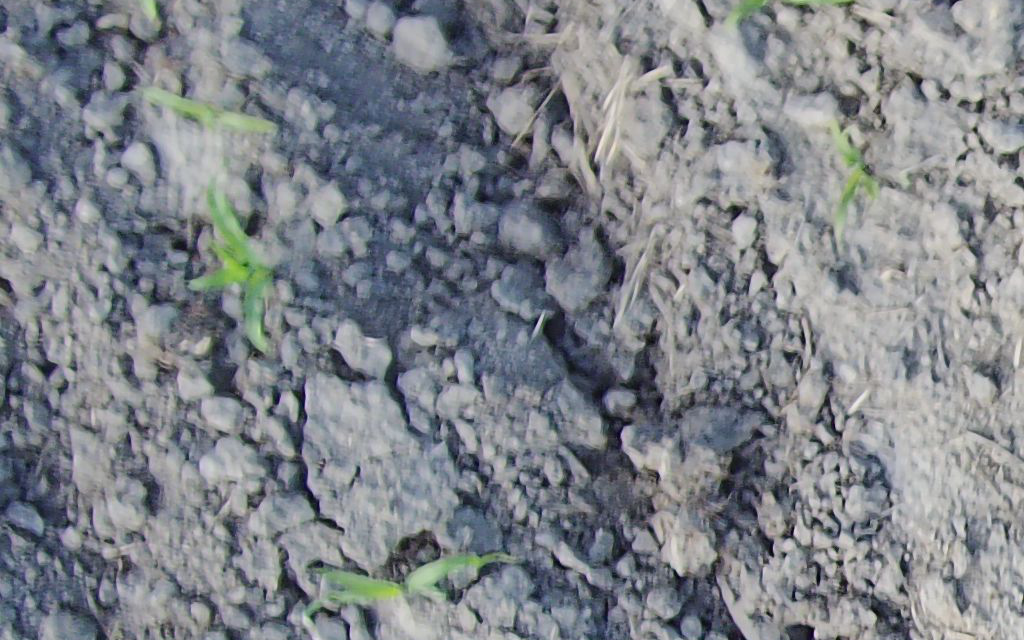
#> input picture prompts/512_corn/0011.png, 1024 x 640 px, found by its file name
$ python data_process.py   (older library calls are emulated)
#> lines starting #> are read from the running program, lines starting #| are printed output that depends on the picture; after the words box and inside, x2 and y2 are one past the last pixel; in counts of white or black regions, pixels touching at a corner belong together
from PIL import Image
import numpy as np
import shutil
import cv2
import os

# [100 lines left out: functions center_crop_resize, center_crop_resize2, resize_to_target, not called in this run]


def decrease_exposure(image_path, output_path, factor=0.5):
    """
    降低图像曝光度
    :param image_path: 输入图像路径
    :param output_path: 输出路径
    :param factor: 曝光度系数 (0-1)，默认0.5
    """
#> called with output_path = '/home/cx_wchn/lnwang/Data/demo', factor = 0.8
    output_frame_name = image_path.split("/")[-1]
    output_frame_path = os.path.join(output_path, output_frame_name)
    #shutil.copy(image_path, output_frame_path)

    # 读取图像
    image = cv2.imread(image_path)
#> image is the input picture: shape (640, 1024, 3); mean B, G, R 137.5, 131.3, 127
    if image is None:
        print("无法加载图像，请检查文件路径。")
        return

    # 处理图像曝光度
    image = image.astype(np.float32) / 255.0
    adjusted_image = np.clip(image * factor, 0, 1)
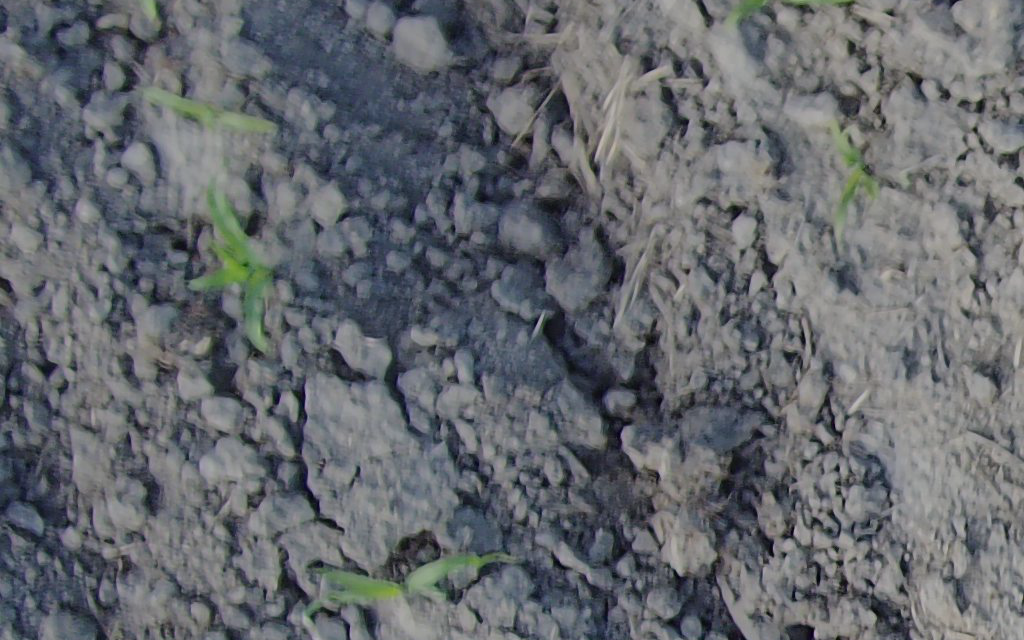
#> adjusted_image: shape (640, 1024, 3) float32; mean B, G, R 0.431, 0.412, 0.399
    adjusted_image = (adjusted_image * 255).astype(np.uint8)

    # 保存处理后的图像
    output_path = os.path.join(output_path, "low_" + output_frame_name)
    cv2.imwrite(output_path, adjusted_image)
    print(f"曝光度调整后的图像已保存到 {output_path}")

def increase_saturation(image_path, output_path, saturation_scale=1.5):
    """
    增加色彩饱和度
    :param image_path: 输入图像路径
    :param output_path: 输出路径
    :param saturation_scale: 饱和度增益系数，默认1.5
    """
#> called with output_path = '/home/cx_wchn/lnwang/Data/demo', saturation_scale = 1.5
    output_frame_name = image_path.split("/")[-1]
    output_frame_path = os.path.join(output_path, output_frame_name)
    shutil.copy(image_path, output_frame_path)

    # 读取图像
    image = cv2.imread(image_path)
    if image is None:
        print("无法加载图像，请检查文件路径。")
        return

    # 增加饱和度
    hsv_image = cv2.cvtColor(image, cv2.COLOR_BGR2HSV).astype(np.float32)
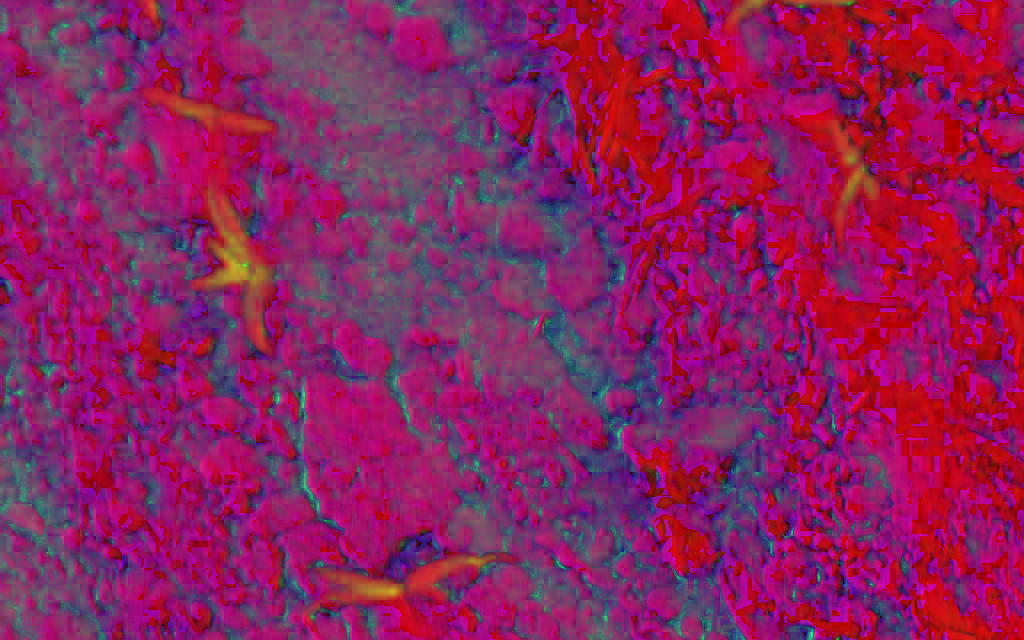
#> hsv_image: shape (640, 1024, 3) float32; mean B, G, R 94.7, 32.1, 140
    hsv_image[..., 1] *= saturation_scale
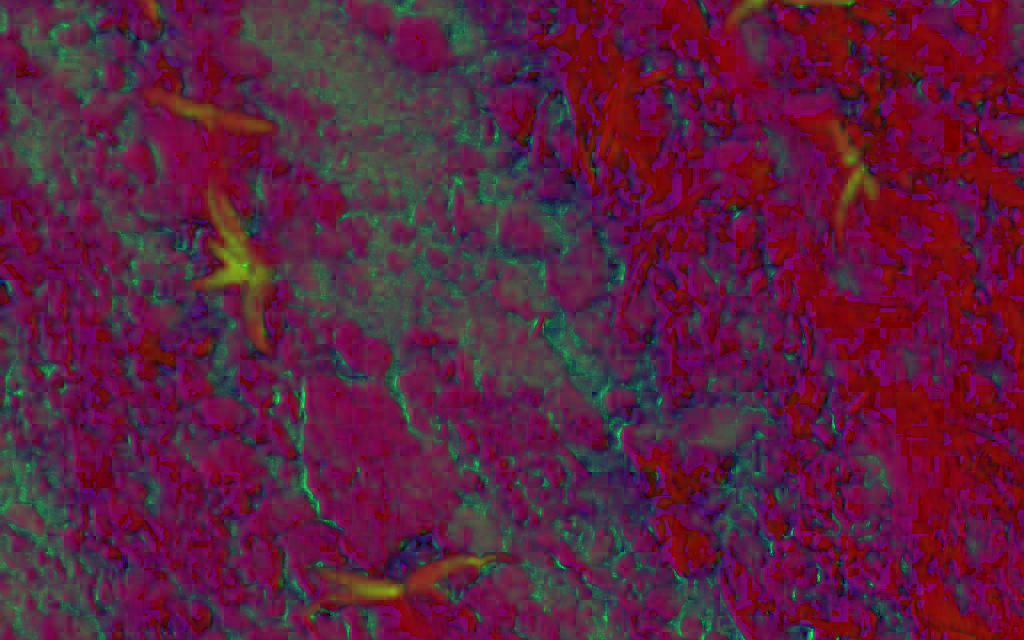
#> hsv_image: shape (640, 1024, 3) float32; mean B, G, R 94.7, 48.1, 140; drawn with min black and max white
    hsv_image[..., 1] = np.clip(hsv_image[..., 1], 0, 255)
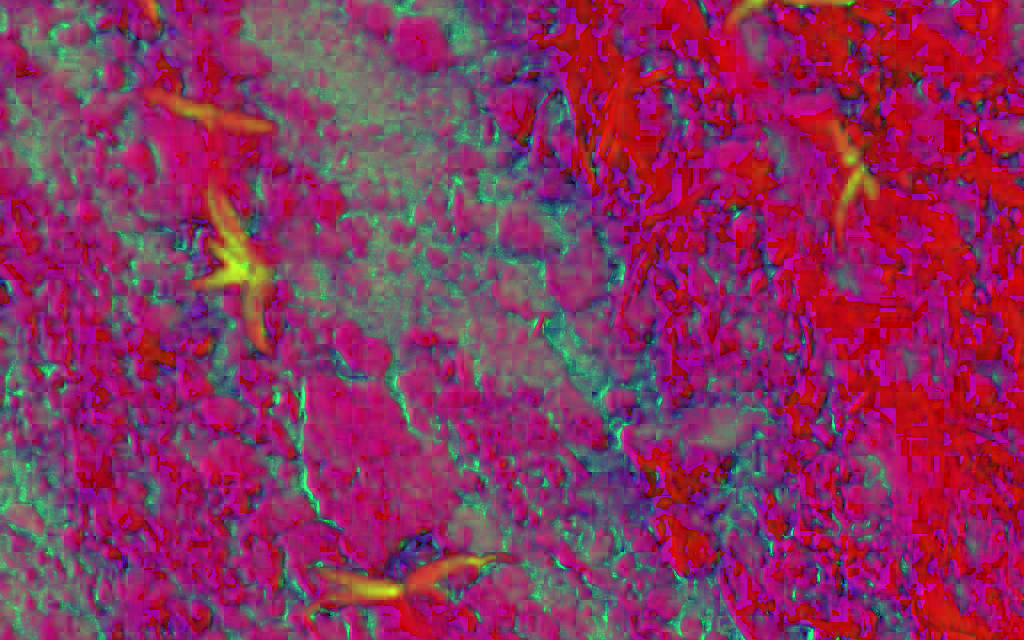
#> hsv_image: shape (640, 1024, 3) float32; 0.05% of pixels changed, all inside (x1, y1, x2, y2) = (18, 2, 954, 640)
    saturated_image = cv2.cvtColor(hsv_image.astype(np.uint8), cv2.COLOR_HSV2BGR)

    # 保存处理后的图像
    output_path = os.path.join(output_path, "saturated_" + output_frame_name)
    cv2.imwrite(output_path, saturated_image)
    print(f"饱和度增加后的图像已保存到 {output_path}")

def increase_contrast(image_path, output_path, contrast=1.1, brightness=-20):
    """
    增强图像对比度
    :param image_path: 输入图像路径
    :param output_path: 输出路径
    :param contrast: 对比度增益系数，默认1.5
    :param brightness: 亮度调节值，默认20
    """
#> called with output_path = '/home/cx_wchn/lnwang/Data/demo', contrast = 1.1, brightness = -20
    output_frame_name = image_path.split("/")[-1]
    output_frame_path = os.path.join(output_path, output_frame_name)
    shutil.copy(image_path, output_frame_path)

    # 读取图像
    image = cv2.imread(image_path)
    if image is None:
        print("无法加载图像，请检查文件路径。")
        return

    # 增强对比度和亮度
    contrasted_image = cv2.convertScaleAbs(image, alpha=contrast, beta=brightness)

    # 保存处理后的图像
    output_path = os.path.join(output_path, "contrast_" + output_frame_name)
    cv2.imwrite(output_path, contrasted_image)
    print(f"对比度增强后的图像已保存到 {output_path}")

# [38 lines left out: function undistort_image, not called in this run]

def undistort_image(image_path, output_path, camera_matrix=None, dist_coeffs=None):
    """
    校正图像边缘畸变
    :param image_path: 输入图像路径
    :param output_path: 输出图像路径
    :param camera_matrix: 相机内参矩阵（3x3）
    :param dist_coeffs: 畸变系数（1x5或1x4），如果未知则使用默认值
    """
    # 读取图像
    image = cv2.imread(image_path)
    if image is None:
        print("无法加载图像，请检查文件路径。")
        return

    h, w = image.shape[:2]

    # 如果没有提供相机矩阵和畸变系数，设置一些默认值
    if camera_matrix is None:
        # 近似的焦距（取图片宽度的0.8倍）
        focal_length = w * 0.8
        camera_matrix = np.array([[focal_length, 0, w / 2],
                                  [0, focal_length, h / 2],
                                  [0, 0, 1]], dtype=np.float32)

    if dist_coeffs is None:
        # 通用的桶形畸变系数，可以根据相机特性微调
        dist_coeffs = np.array([-0.3, 0.1, 0, 0], dtype=np.float32)

    # 生成新的校正后的相机矩阵
    new_camera_matrix, _ = cv2.getOptimalNewCameraMatrix(camera_matrix, dist_coeffs, (w, h), 1, (w, h))

    # 校正图像
    undistorted_image = cv2.undistort(image, camera_matrix, dist_coeffs, None, new_camera_matrix)

    # 保存处理后的图像
    output_path = os.path.join(output_path, "undistorted_" + image_path.split("/")[-1])
    cv2.imwrite(output_path, undistorted_image)
    print(f"校正后的图像已保存到 {output_path}")

image_path = '/home/cx_wchn/lnwang/Data/corn6/001/0016.jpg'
output_path = '/home/cx_wchn/lnwang/Data/demo'  # 替换为你的输出路径
undistort_image(image_path, output_path)

image_path = '/home/cx_wchn/lnwang/Data/corn6_crop/007_006/0011.png'
output_path = '/home/cx_wchn/lnwang/Data/demo'
decrease_exposure(image_path, output_path, factor=0.8)
increase_saturation(image_path, output_path, saturation_scale=1.5)
increase_contrast(image_path, output_path, contrast=1.1, brightness=-20)
decrease_exposure('/home/cx_wchn/lnwang/Data/demo/saturated_0011.png', output_path, factor=0.9)


# input_folder = '/home/cx_wchn/lnwang/DynamiCrafter-main/assets/test_proj'  # 输入高分辨率图像文件夹
# output_folder = '/home/cx_wchn/lnwang/DynamiCrafter-main/assets/test_crop'  # 输出文件夹
# resize_to_target(input_folder, output_folder)

$ run again, with prompts/512_corn/0008.png copied over prompts/512_corn/0011.png
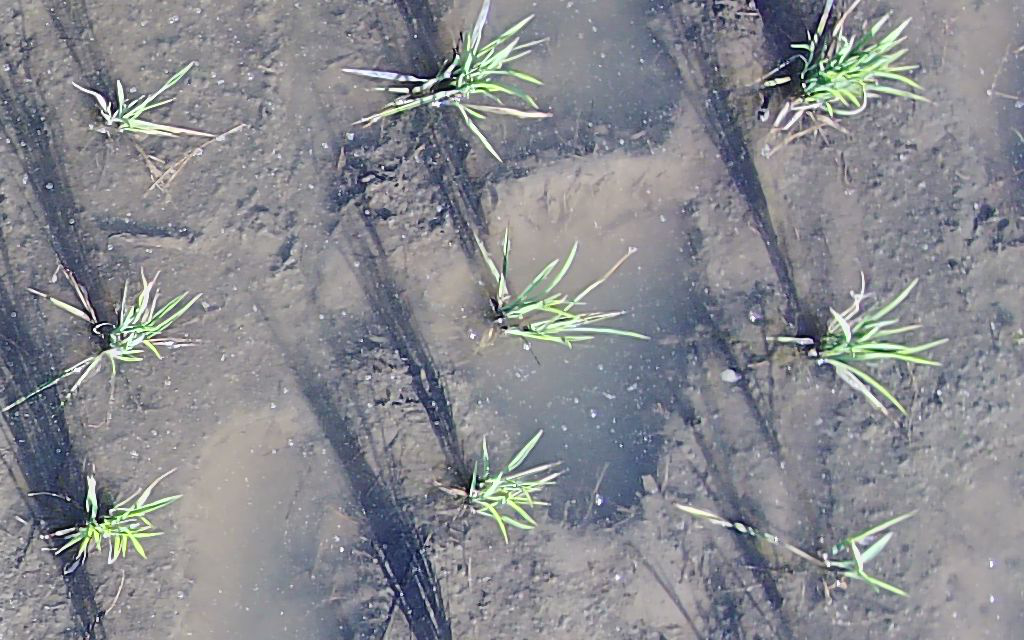
#> input picture prompts/512_corn/0008.png, 1024 x 640 px, found by its file name
#> in decrease_exposure, image is the input picture: shape (640, 1024, 3); mean B, G, R 142.4, 136.6, 135.2
#> in increase_saturation, `hsv_image[..., 1] = np.clip(hsv_image[..., 1], 0, 255)`:
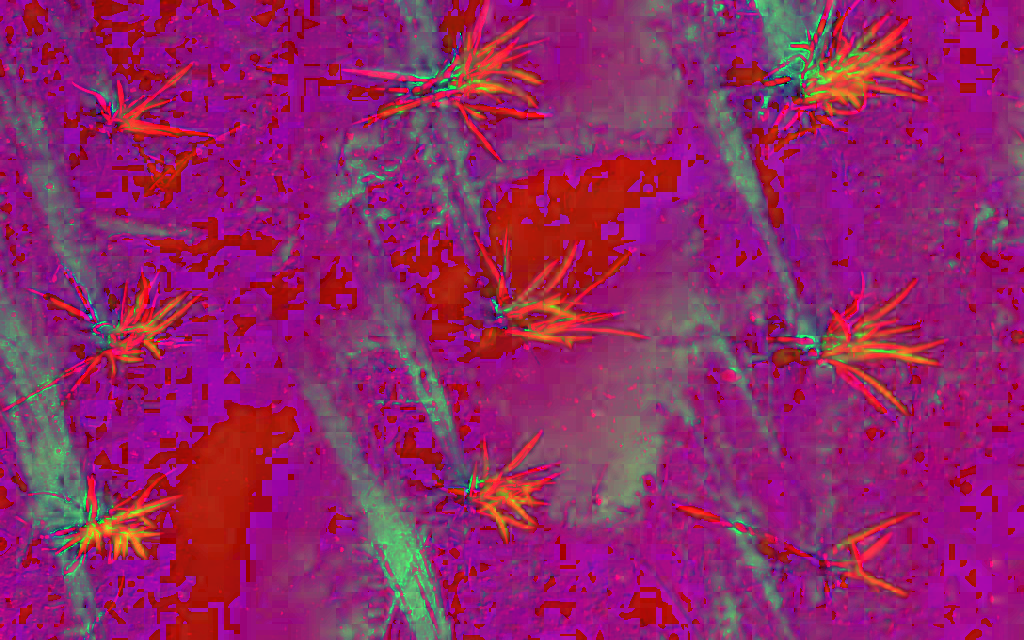
#> hsv_image: shape (640, 1024, 3) float32; mean B, G, R 106.5, 37.6, 145.3
#> in decrease_exposure (call 2), `adjusted_image = np.clip(image * factor, 0, 1)`:
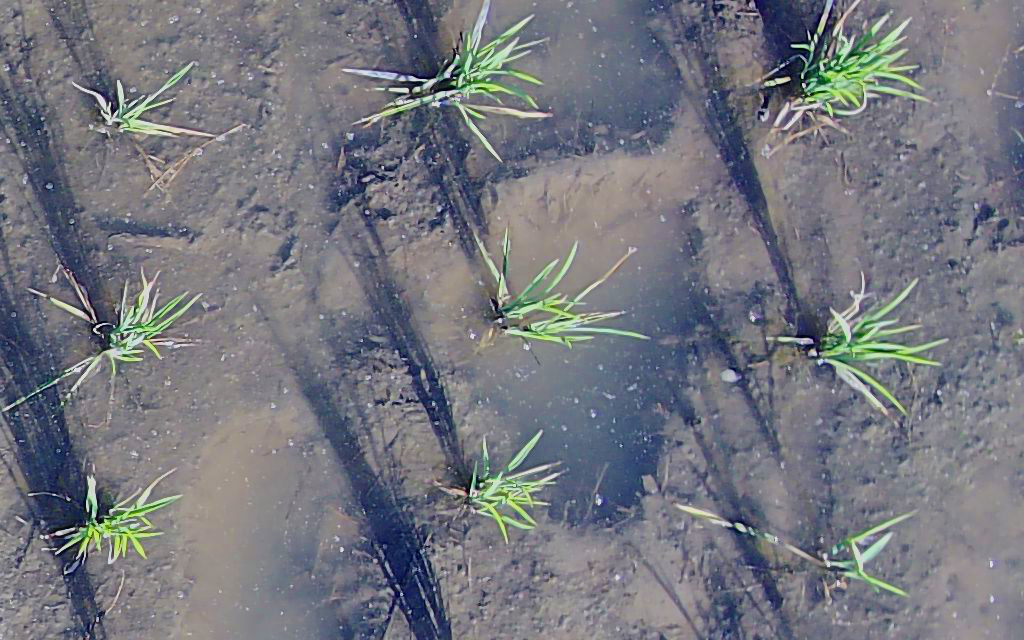
#> adjusted_image: shape (640, 1024, 3) float32; mean B, G, R 0.497, 0.465, 0.458

$ run again, with prompts/512_corn/0101.png copied over prompts/512_corn/0011.png
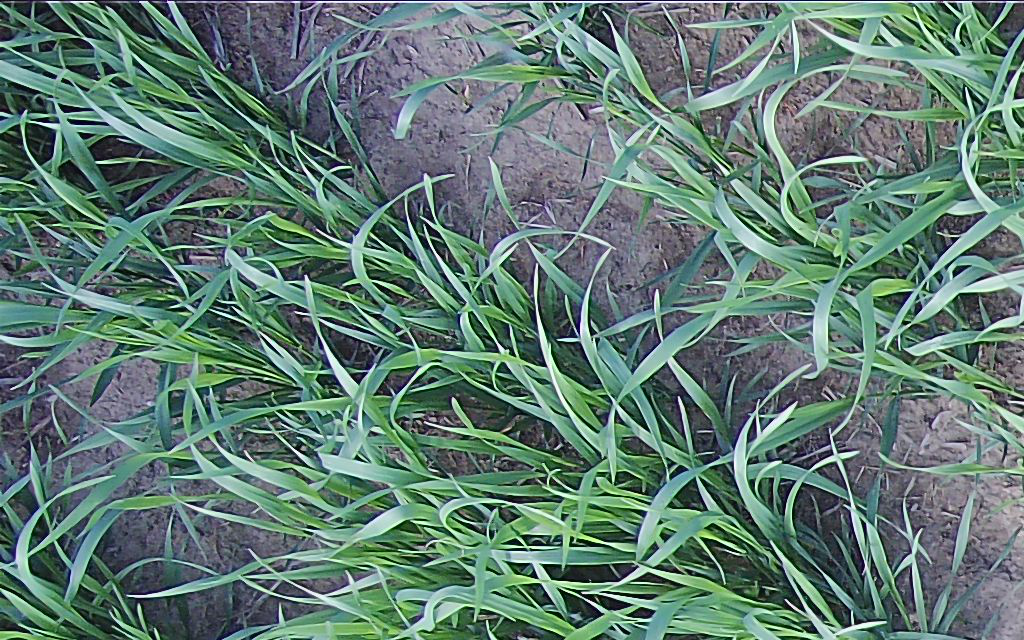
#> input picture prompts/512_corn/0101.png, 1024 x 640 px, found by its file name
#> in decrease_exposure, image is the input picture: shape (640, 1024, 3); mean B, G, R 114.1, 123, 96
#> in increase_saturation, `hsv_image[..., 1] = np.clip(hsv_image[..., 1], 0, 255)`:
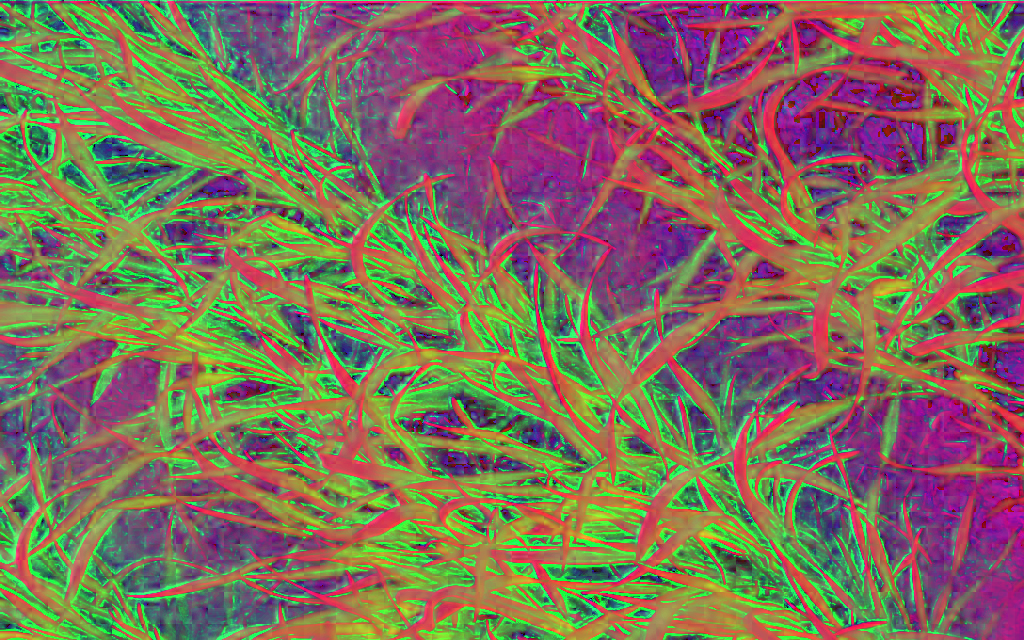
#> hsv_image: shape (640, 1024, 3) float32; mean B, G, R 89.4, 112.6, 128.3
#> in increase_saturation, `saturated_image = cv2.cvtColor(hsv_image.astype(np.uint8), cv2.COLOR_H..`:
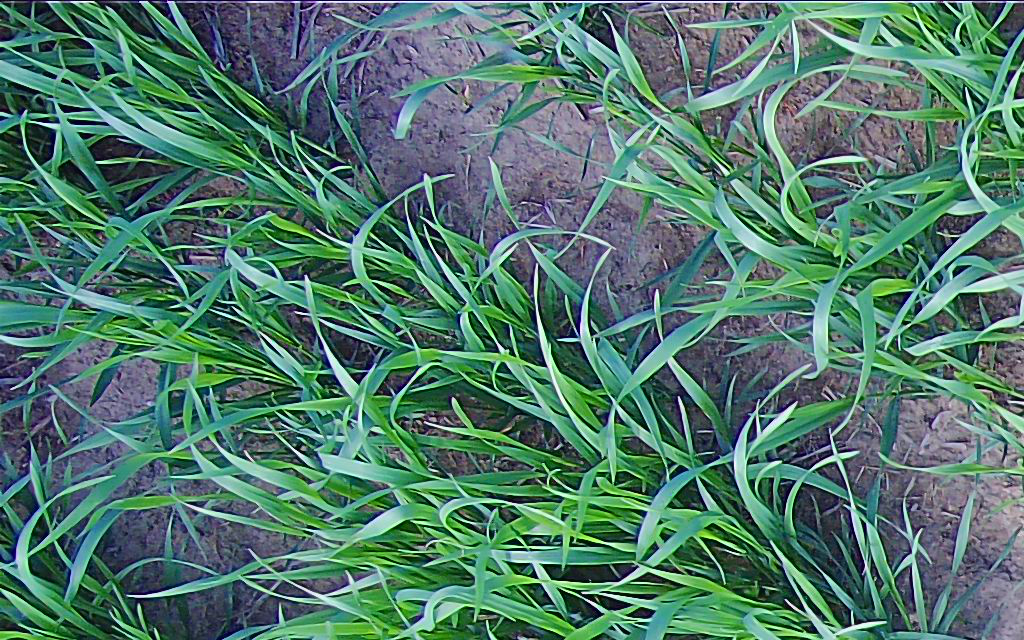
#> saturated_image: shape (640, 1024, 3); mean B, G, R 107.2, 120.2, 80.3
